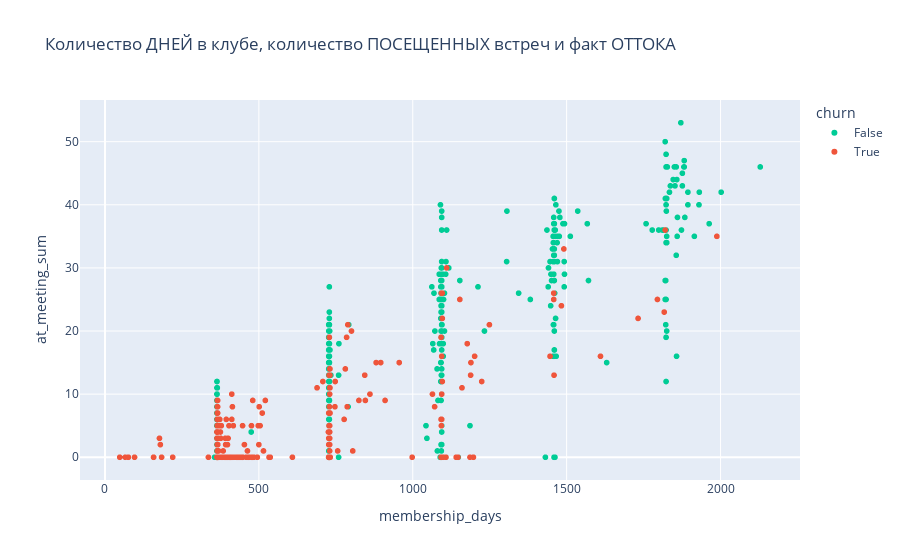

This figure's notebook cell:
### Code cell
# Количество ДНЕЙ в клубе, количество ПОСЕЩЕННЫХ встреч и факт ОТТОКА
px.scatter(members_plus_fmeets_by_mper_contact, x='membership_days', y='at_meeting_sum', color='churn', color_discrete_sequence=[px.colors.qualitative.Plotly[2], px.colors.qualitative.Plotly[1]], title='Количество ДНЕЙ в клубе, количество ПОСЕЩЕННЫХ встреч и факт ОТТОКА') # , violinmode='overlay'  suspectedoutliers

### Figure 1 — Plotly figure (JSON) as saved in the notebook; plotly's stock layout.template omitted (floating-point values rounded to 4 significant figures; data arrays with more than 128 entries replaced by an {"elided": "..."} marker saying what was removed)
{"data": [{"hovertemplate": "churn=False<br>membership_days=%{x}<br>at_meeting_sum=%{y}<extra></extra>", "legendgroup": "False", "marker": {"color": "#00CC96", "symbol": "circle"}, "mode": "markers", "name": "False", "showlegend": true, "type": "scattergl", "x": {"elided": "677 int values"}, "xaxis": "x", "y": {"elided": "677 int values"}, "yaxis": "y"}, {"hovertemplate": "churn=True<br>membership_days=%{x}<br>at_meeting_sum=%{y}<extra></extra>", "legendgroup": "True", "marker": {"color": "#EF553B", "symbol": "circle"}, "mode": "markers", "name": "True", "showlegend": true, "type": "scattergl", "x": {"elided": "446 int values"}, "xaxis": "x", "y": {"elided": "446 int values"}, "yaxis": "y"}], "layout": {"legend": {"title": {"text": "churn"}, "tracegroupgap": 0}, "title": {"text": "Количество ДНЕЙ в клубе, количество ПОСЕЩЕННЫХ встреч и факт ОТТОКА"}, "xaxis": {"anchor": "y", "domain": [0, 1], "title": {"text": "membership_days"}}, "yaxis": {"anchor": "x", "domain": [0, 1], "title": {"text": "at_meeting_sum"}}}}
